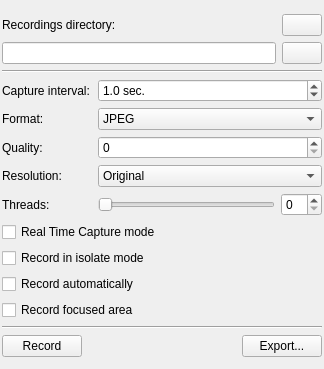
<?xml version="1.0" encoding="UTF-8"?>
<ui version="4.0">
 <author>
    SPDX-FileCopyrightText: none
    SPDX-License-Identifier: GPL-3.0-or-later
  </author>
 <class>RecorderDocker</class>
 <widget class="QWidget" name="RecorderDocker">
  <property name="geometry">
   <rect>
    <x>0</x>
    <y>0</y>
    <width>324</width>
    <height>369</height>
   </rect>
  </property>
  <layout class="QVBoxLayout" name="layoutMain">
   <property name="spacing">
    <number>0</number>
   </property>
   <property name="leftMargin">
    <number>0</number>
   </property>
   <property name="topMargin">
    <number>0</number>
   </property>
   <property name="rightMargin">
    <number>0</number>
   </property>
   <property name="bottomMargin">
    <number>0</number>
   </property>
   <item>
    <widget class="QScrollArea" name="scrollArea">
     <property name="frameShape">
      <enum>QFrame::Shape::NoFrame</enum>
     </property>
     <property name="frameShadow">
      <enum>QFrame::Shadow::Plain</enum>
     </property>
     <property name="horizontalScrollBarPolicy">
      <enum>Qt::ScrollBarPolicy::ScrollBarAlwaysOff</enum>
     </property>
     <property name="widgetResizable">
      <bool>true</bool>
     </property>
     <widget class="QWidget" name="scrollAreaWidgetContents">
      <property name="geometry">
       <rect>
        <x>0</x>
        <y>0</y>
        <width>310</width>
        <height>412</height>
       </rect>
      </property>
      <layout class="QVBoxLayout" name="verticalLayout_2">
       <property name="leftMargin">
        <number>2</number>
       </property>
       <property name="topMargin">
        <number>14</number>
       </property>
       <property name="rightMargin">
        <number>2</number>
       </property>
       <property name="bottomMargin">
        <number>2</number>
       </property>
       <item>
        <widget class="QWidget" name="widgetSettings" native="true">
         <layout class="QVBoxLayout" name="verticalLayout">
          <property name="leftMargin">
           <number>0</number>
          </property>
          <property name="topMargin">
           <number>0</number>
          </property>
          <property name="rightMargin">
           <number>0</number>
          </property>
          <property name="bottomMargin">
           <number>0</number>
          </property>
          <item>
           <layout class="QHBoxLayout" name="layoutSnapshots" stretch="0,0">
            <item>
             <widget class="QLabel" name="labelDirectory">
              <property name="sizePolicy">
               <sizepolicy hsizetype="Expanding" vsizetype="Preferred">
                <horstretch>0</horstretch>
                <verstretch>0</verstretch>
               </sizepolicy>
              </property>
              <property name="text">
               <string comment="A folder where recordings are stored">Recordings directory:</string>
              </property>
              <property name="buddy">
               <cstring>buttonBrowse</cstring>
              </property>
             </widget>
            </item>
            <item>
             <widget class="QPushButton" name="buttonManageRecordings">
              <property name="toolTip">
               <string>Manage recordings...</string>
              </property>
              <property name="text">
               <string/>
              </property>
              <property name="icon">
               <iconset theme="folder"/>
              </property>
             </widget>
            </item>
           </layout>
          </item>
          <item>
           <layout class="QHBoxLayout" name="layoutDir">
            <item>
             <widget class="QLineEdit" name="editDirectory">
              <property name="readOnly">
               <bool>true</bool>
              </property>
             </widget>
            </item>
            <item>
             <widget class="QPushButton" name="buttonBrowse">
              <property name="toolTip">
               <string>Select the recordings directory...</string>
              </property>
              <property name="text">
               <string/>
              </property>
              <property name="icon">
               <iconset theme="folder"/>
              </property>
             </widget>
            </item>
           </layout>
          </item>
          <item>
           <widget class="Line" name="line1">
            <property name="orientation">
             <enum>Qt::Orientation::Horizontal</enum>
            </property>
           </widget>
          </item>
          <item>
           <layout class="QFormLayout" name="formLayout">
            <item row="1" column="0">
             <widget class="QLabel" name="labelRate">
              <property name="text">
               <string extracomment="This value changes for RealtTimeCapture mode switched to on. It can alter the column width of the labels, if this value is the longest of all labels. Please ensure, that at least one other label has more characters than this one (by stuffing space characters after the colon of one label).">Capture interval:</string>
              </property>
              <property name="buddy">
               <cstring>spinRate</cstring>
              </property>
             </widget>
            </item>
            <item row="1" column="1">
             <widget class="QDoubleSpinBox" name="spinRate">
              <property name="sizePolicy">
               <sizepolicy hsizetype="Expanding" vsizetype="Fixed">
                <horstretch>0</horstretch>
                <verstretch>0</verstretch>
               </sizepolicy>
              </property>
              <property name="minimumSize">
               <size>
                <width>90</width>
                <height>0</height>
               </size>
              </property>
              <property name="correctionMode">
               <enum>QAbstractSpinBox::CorrectionMode::CorrectToNearestValue</enum>
              </property>
              <property name="keyboardTracking">
               <bool>false</bool>
              </property>
              <property name="suffix">
               <string comment="Contraction of &quot;second&quot; for interval"> sec.</string>
              </property>
              <property name="decimals">
               <number>1</number>
              </property>
              <property name="minimum">
               <double>0.100000000000000</double>
              </property>
              <property name="value">
               <double>1.000000000000000</double>
              </property>
             </widget>
            </item>
            <item row="3" column="0">
             <widget class="QLabel" name="labelQuality">
              <property name="text">
               <string comment="Compression quality">Quality:</string>
              </property>
              <property name="buddy">
               <cstring>spinQuality</cstring>
              </property>
             </widget>
            </item>
            <item row="3" column="1">
             <widget class="KisSliderSpinBox" name="spinQuality">
              <property name="sizePolicy">
               <sizepolicy hsizetype="Expanding" vsizetype="Preferred">
                <horstretch>0</horstretch>
                <verstretch>0</verstretch>
               </sizepolicy>
              </property>
              <property name="minimumSize">
               <size>
                <width>90</width>
                <height>0</height>
               </size>
              </property>
             </widget>
            </item>
            <item row="4" column="0">
             <widget class="QLabel" name="labelResolution">
              <property name="text">
               <string comment="Resolution for recorded frames" extracomment="Please do not remove the spaces after the label text. It ensures to fix the column width if the label text of `labelRate` is set to an other value for RealTimeCaptureMode switched on.">Resolution:         </string>
              </property>
              <property name="buddy">
               <cstring>comboResolution</cstring>
              </property>
             </widget>
            </item>
            <item row="4" column="1">
             <widget class="QComboBox" name="comboResolution">
              <property name="sizePolicy">
               <sizepolicy hsizetype="Expanding" vsizetype="Fixed">
                <horstretch>0</horstretch>
                <verstretch>0</verstretch>
               </sizepolicy>
              </property>
              <property name="minimumSize">
               <size>
                <width>90</width>
                <height>0</height>
               </size>
              </property>
              <item>
               <property name="text">
                <string>Original</string>
               </property>
              </item>
              <item>
               <property name="text">
                <string>Half</string>
               </property>
              </item>
              <item>
               <property name="text">
                <string>Quarter</string>
               </property>
              </item>
             </widget>
            </item>
            <item row="2" column="0">
             <widget class="QLabel" name="labelFormat">
              <property name="text">
               <string comment="File format for recorded frames (PNG/JPG)">Format:</string>
              </property>
              <property name="buddy">
               <cstring>comboResolution</cstring>
              </property>
             </widget>
            </item>
            <item row="2" column="1">
             <widget class="QComboBox" name="comboFormat">
              <property name="sizePolicy">
               <sizepolicy hsizetype="Expanding" vsizetype="Fixed">
                <horstretch>0</horstretch>
                <verstretch>0</verstretch>
               </sizepolicy>
              </property>
              <property name="minimumSize">
               <size>
                <width>90</width>
                <height>0</height>
               </size>
              </property>
              <item>
               <property name="text">
                <string notr="true">JPEG</string>
               </property>
              </item>
              <item>
               <property name="text">
                <string notr="true">PNG</string>
               </property>
              </item>
             </widget>
            </item>
            <item row="5" column="1">
             <layout class="QHBoxLayout" name="horizontalLayoutThreads">
              <item>
               <widget class="QSlider" name="sliderThreads">
                <property name="toolTip">
                 <string>Number of threads, which should be used for recording</string>
                </property>
                <property name="minimum">
                 <number>1</number>
                </property>
                <property name="pageStep">
                 <number>1</number>
                </property>
                <property name="orientation">
                 <enum>Qt::Orientation::Horizontal</enum>
                </property>
               </widget>
              </item>
              <item>
               <widget class="QSpinBox" name="spinThreads">
                <property name="minimumSize">
                 <size>
                  <width>40</width>
                  <height>0</height>
                 </size>
                </property>
                <property name="toolTip">
                 <string>Number of threads, which should be used for recording</string>
                </property>
               </widget>
              </item>
             </layout>
            </item>
            <item row="5" column="0">
             <widget class="QLabel" name="labelThreads">
              <property name="text">
               <string>Threads:</string>
              </property>
             </widget>
            </item>
           </layout>
          </item>
          <item>
           <widget class="QCheckBox" name="checkBoxRealTimeCaptureMode">
            <property name="toolTip">
             <string extracomment="Tooltip for check box">Calculate the Capture Interval from the Video FPS export settings.
Please handle with care, may cause performance issues.</string>
            </property>
            <property name="text">
             <string>Real Time Capture mode</string>
            </property>
           </widget>
          </item>
          <item>
           <widget class="QCheckBox" name="checkBoxRecordIsolateMode">
            <property name="toolTip">
             <string>Record frames when Isolate Layer or Isolate Group mode is active.
Depending on timelapse speed, this may cause flickering in the resulting video.</string>
            </property>
            <property name="text">
             <string comment="Record when Isolate Layer mode is active">Record in isolate mode</string>
            </property>
           </widget>
          </item>
          <item>
           <widget class="QCheckBox" name="checkBoxAutoRecord">
            <property name="toolTip">
             <string extracomment="Tooltip for check box">Start recording after creating a new image or opening an existing one.</string>
            </property>
            <property name="text">
             <string>Record automatically</string>
            </property>
           </widget>
          </item>
          <item>
           <widget class="QCheckBox" name="checkBoxFocusedRecord">
            <property name="toolTip">
             <string>&lt;html&gt;&lt;head/&gt;&lt;body&gt;&lt;p&gt;Record only the visible area of the canvas.&lt;/p&gt;&lt;/body&gt;&lt;/html&gt;</string>
            </property>
            <property name="text">
             <string>Record focused area</string>
            </property>
           </widget>
          </item>
         </layout>
        </widget>
       </item>
       <item>
        <widget class="Line" name="line2">
         <property name="orientation">
          <enum>Qt::Orientation::Horizontal</enum>
         </property>
        </widget>
       </item>
       <item>
        <layout class="QHBoxLayout" name="layoutButtons">
         <item>
          <widget class="QPushButton" name="buttonRecordToggle">
           <property name="text">
            <string>Record</string>
           </property>
           <property name="checkable">
            <bool>true</bool>
           </property>
          </widget>
         </item>
         <item>
          <spacer name="horizontalSpacer">
           <property name="orientation">
            <enum>Qt::Orientation::Horizontal</enum>
           </property>
           <property name="sizeHint" stdset="0">
            <size>
             <width>40</width>
             <height>20</height>
            </size>
           </property>
          </spacer>
         </item>
         <item>
          <widget class="QPushButton" name="buttonExport">
           <property name="text">
            <string>Export...</string>
           </property>
          </widget>
         </item>
        </layout>
       </item>
       <item>
        <spacer name="verticalSpacer">
         <property name="orientation">
          <enum>Qt::Orientation::Vertical</enum>
         </property>
         <property name="sizeHint" stdset="0">
          <size>
           <width>20</width>
           <height>13</height>
          </size>
         </property>
        </spacer>
       </item>
      </layout>
     </widget>
    </widget>
   </item>
  </layout>
 </widget>
 <customwidgets>
  <customwidget>
   <class>KisSliderSpinBox</class>
   <extends>QSpinBox</extends>
   <header location="global">kis_slider_spin_box.h</header>
  </customwidget>
 </customwidgets>
 <tabstops>
  <tabstop>scrollArea</tabstop>
  <tabstop>buttonManageRecordings</tabstop>
  <tabstop>editDirectory</tabstop>
  <tabstop>buttonBrowse</tabstop>
  <tabstop>spinRate</tabstop>
  <tabstop>comboFormat</tabstop>
  <tabstop>spinQuality</tabstop>
  <tabstop>comboResolution</tabstop>
  <tabstop>sliderThreads</tabstop>
  <tabstop>spinThreads</tabstop>
  <tabstop>checkBoxRealTimeCaptureMode</tabstop>
  <tabstop>checkBoxRecordIsolateMode</tabstop>
  <tabstop>checkBoxAutoRecord</tabstop>
  <tabstop>buttonRecordToggle</tabstop>
  <tabstop>buttonExport</tabstop>
 </tabstops>
 <resources/>
 <connections>
  <connection>
   <sender>sliderThreads</sender>
   <signal>valueChanged(int)</signal>
   <receiver>spinThreads</receiver>
   <slot>setValue(int)</slot>
   <hints>
    <hint type="sourcelabel">
     <x>231</x>
     <y>220</y>
    </hint>
    <hint type="destinationlabel">
     <x>319</x>
     <y>219</y>
    </hint>
   </hints>
  </connection>
  <connection>
   <sender>spinThreads</sender>
   <signal>valueChanged(int)</signal>
   <receiver>sliderThreads</receiver>
   <slot>setValue(int)</slot>
   <hints>
    <hint type="sourcelabel">
     <x>319</x>
     <y>219</y>
    </hint>
    <hint type="destinationlabel">
     <x>252</x>
     <y>220</y>
    </hint>
   </hints>
  </connection>
 </connections>
</ui>
